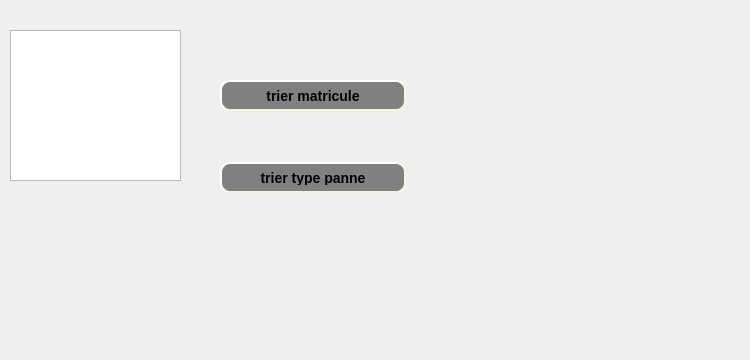
     <widget class="QWidget" name="tab_14">
      <attribute name="title">
       <string>trier</string>
      </attribute>
      <widget class="QPushButton" name="pushButton_11">
       <property name="geometry">
        <rect>
         <x>220</x>
         <y>80</y>
         <width>186</width>
         <height>31</height>
        </rect>
       </property>
       <property name="styleSheet">
        <string notr="true">QPushButton#pushButton_11 {
    background-color: grey;
    border-style: outset;
    border-width: 2px;
    border-radius: 10px;
    border-color: beige;
    font: bold 14px;
    min-width: 10em;
    padding: 6px;
}</string>
       </property>
       <property name="text">
        <string>trier matricule</string>
       </property>
      </widget>
      <widget class="QPushButton" name="pushButton_12">
       <property name="geometry">
        <rect>
         <x>220</x>
         <y>162</y>
         <width>186</width>
         <height>31</height>
        </rect>
       </property>
       <property name="styleSheet">
        <string notr="true">QPushButton#pushButton_12 {
    background-color: grey;
    border-style: outset;
    border-width: 2px;
    border-radius: 10px;
    border-color: beige;
    font: bold 14px;
    min-width: 10em;
    padding: 6px;
}</string>
       </property>
       <property name="text">
        <string>trier type panne</string>
       </property>
      </widget>
      <widget class="QTableView" name="tabpanne_3">
       <property name="geometry">
        <rect>
         <x>10</x>
         <y>30</y>
         <width>171</width>
         <height>151</height>
        </rect>
       </property>
      </widget>
      <widget class="QLabel" name="lab_12">
       <property name="geometry">
        <rect>
         <x>0</x>
         <y>0</y>
         <width>741</width>
         <height>351</height>
        </rect>
       </property>
       <property name="text">
        <string/>
       </property>
       <property name="pixmap">
        <pixmap>../../Downloads/78634496_719301035223392_5189077133661569024_n (1).jpg</pixmap>
       </property>
      </widget>
      <zorder>lab_12</zorder>
      <zorder>pushButton_11</zorder>
      <zorder>pushButton_12</zorder>
      <zorder>tabpanne_3</zorder>
     </widget>
